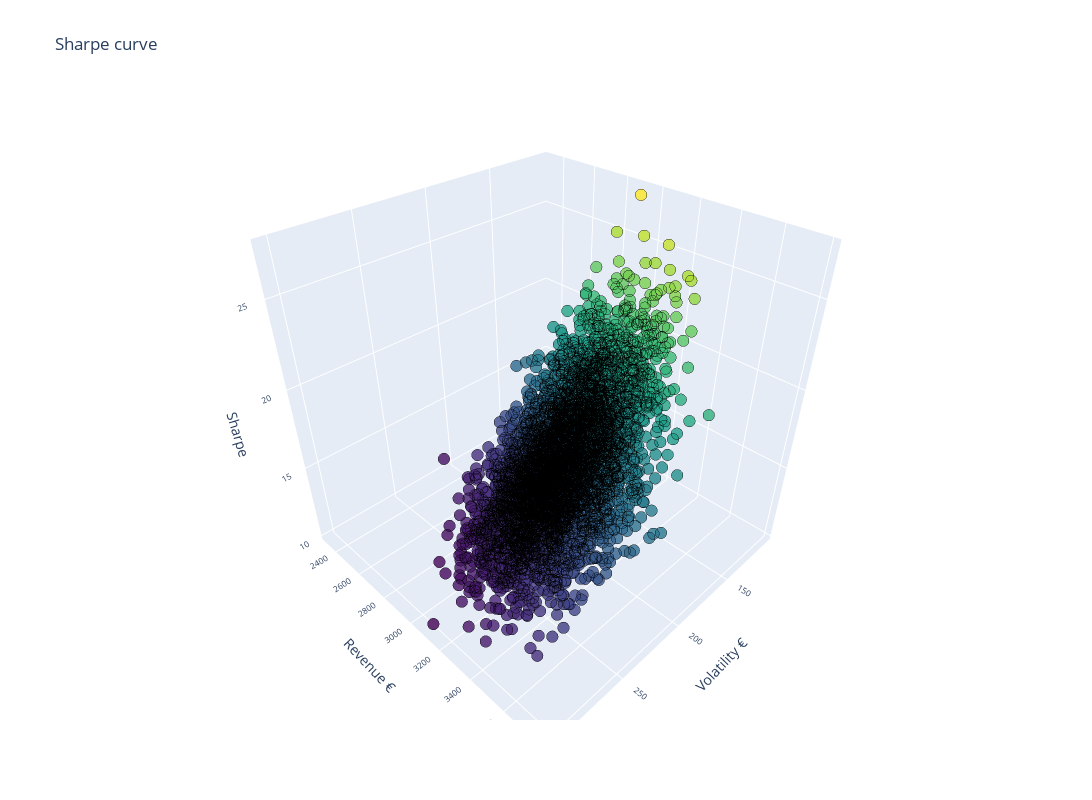

Here is the notebook cell this chart was saved with:
### Markdown cell above
### Visualizing 3D scatter of Sharpe, Revenue and Std. Dev

### Code cell
scatter3d_trace = go.Scatter3d(
    x=portfolio["Volatility"],
    y=portfolio["Revenue"],
    z=portfolio["Sharpe"],
    mode='markers',
    marker=dict(
        size=4,                    
        color=portfolio["Sharpe"],                   
        colorscale='Viridis',      
        opacity=0.8,
        line=dict(width=0.5, color='black') 
    )
)

layout = go.Layout(
    title='Sharpe curve',
    scene=dict(
        xaxis=dict(title='Volatility'),
        yaxis=dict(title='Revenue'),
        zaxis=dict(title='Sharpe')
    )
)

fig = go.Figure(data=[scatter3d_trace], layout=layout)

fig.update_layout(
    width=1200,  
    height=800,  
    scene=dict(
        xaxis=dict(title='Volatility €', tickfont=dict(size=10)),  # Adjust axis label font size
        yaxis=dict(title='Revenue €', tickfont=dict(size=10)),      # Adjust axis label font size
        zaxis=dict(title='Sharpe', tickfont=dict(size=10)),  # Adjust axis label font size
        camera_eye=dict(x=1.2, y=1.2, z=1.2)  # Adjust camera position
    ),
)
fig

### Figure 1 — Plotly figure (JSON) as saved in the notebook; plotly's stock layout.template omitted (floating-point values rounded to 4 significant figures; data arrays with more than 128 entries replaced by an {"elided": "..."} marker saying what was removed)
{"data": [{"marker": {"color": {"elided": "5000 float values"}, "colorscale": [[0, "#440154"], [0.1111, "#482878"], [0.2222, "#3e4989"], [0.3333, "#31688e"], [0.4444, "#26828e"], [0.5556, "#1f9e89"], [0.6667, "#35b779"], [0.7778, "#6ece58"], [0.8889, "#b5de2b"], [1, "#fde725"]], "line": {"color": "black", "width": 0.5}, "opacity": 0.8, "size": 4}, "mode": "markers", "type": "scatter3d", "x": {"elided": "5000 float values"}, "y": {"elided": "5000 float values"}, "z": {"elided": "5000 float values"}}], "layout": {"height": 800, "scene": {"camera": {"eye": {"x": 1.2, "y": 1.2, "z": 1.2}}, "xaxis": {"tickfont": {"size": 10}, "title": {"text": "Volatility €"}}, "yaxis": {"tickfont": {"size": 10}, "title": {"text": "Revenue €"}}, "zaxis": {"tickfont": {"size": 10}, "title": {"text": "Sharpe"}}}, "title": {"text": "Sharpe curve"}, "width": 1200}}
